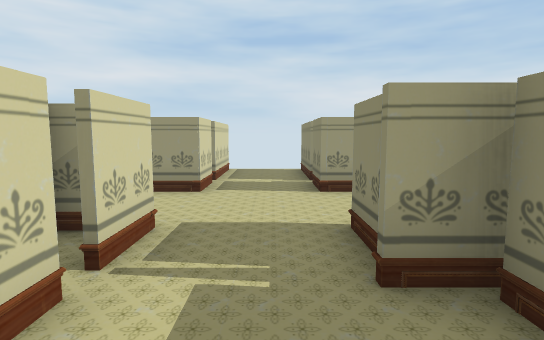
[1] (above)

12 first-person views from a walk through a Unity game level. The camera is 1.2 m above the floor, tilts 6° down and sees 80° across. The floor is counted in squares, 1 m on a side. Each view is taken from the middle of a square. On the plan, view 1 faces up. The plan holds only what a view shows up to about 14 squares ahead; the rest is blank. The place goes on beyond the plan. The player is left out. Some animated figures are left out. Door leaves are left out, so doorways stand open.

[2]
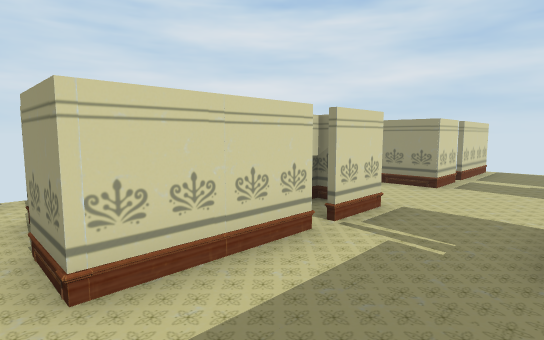

[3]
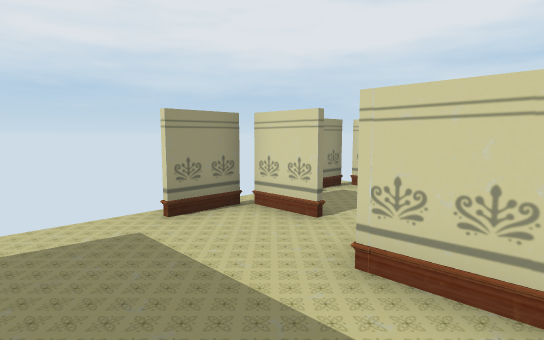

[4]
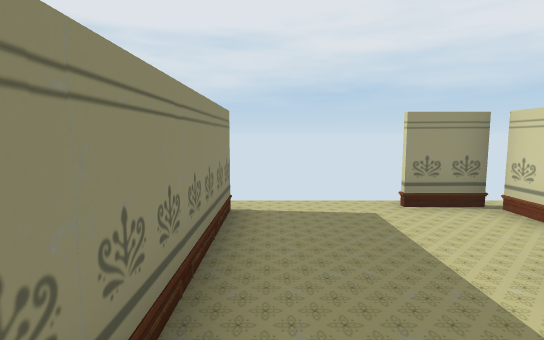

[5]
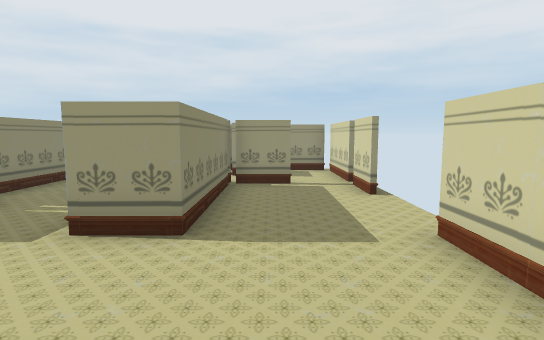

[6]
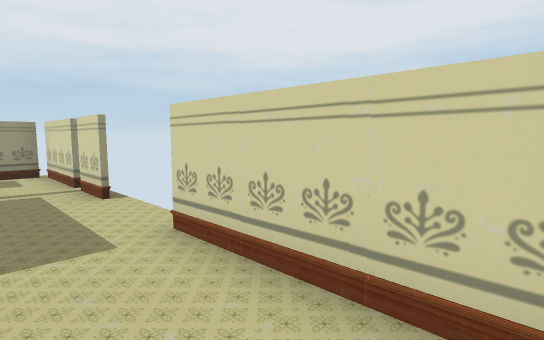

[7]
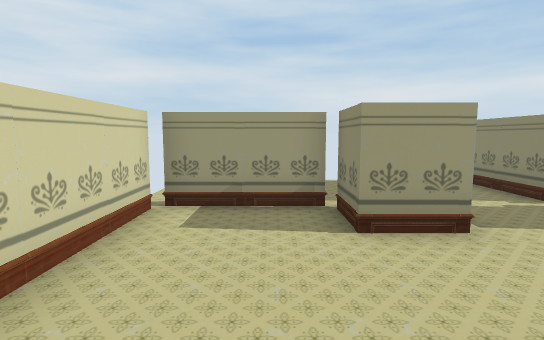

[8]
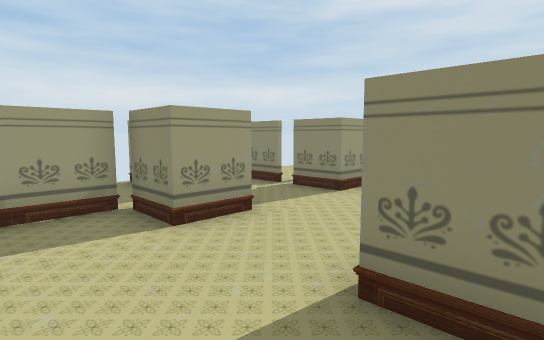

[9]
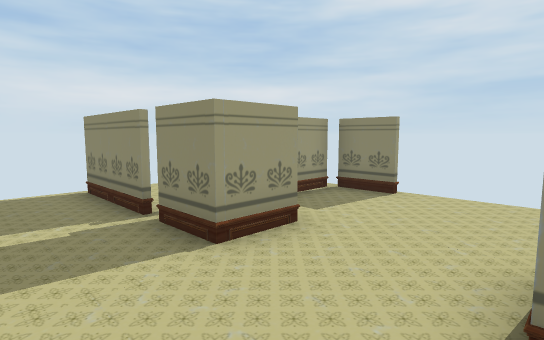

[10]
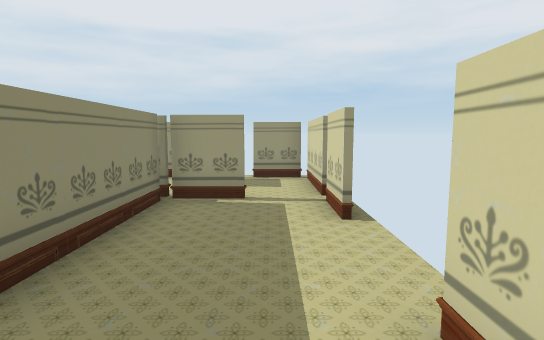

[11]
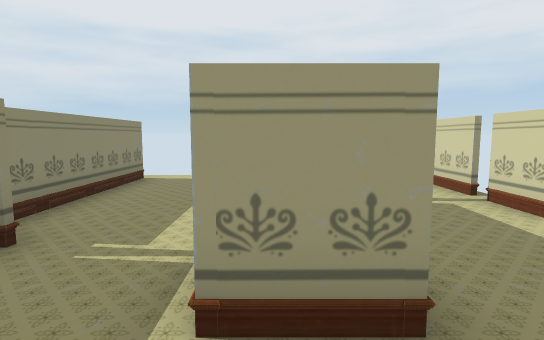

[12]
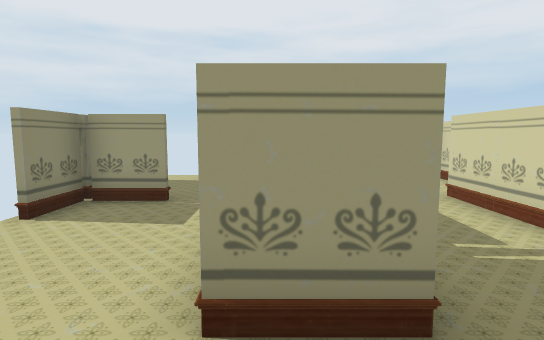

### Floor plan
Points are (right, up) in squares from view 1. A wall is a line through its corners. A room is listed if a view was taken in it or the views show most of it. See-through windows are left out.
Room 1 (views 1, 2, 3, 4)
walls: (1.7, -3.2) (1.7, 2.5) (0.8, 2.5); (-2.8, -1.8) (-2.8, -3.4) (-1.1, -3.4); (-1.5, 2.4) (-1.5, -0.5) (-3, -0.5)
ways out: open door at (-0.3, 2.7) to room 3; open door at (-3, -1) to room 5
Room 2 (views 5, 6, 7, 8, 10, 11)
walls: (-1.5, 6.9) (-2.9, 6.9) (-2.9, 8.5) (-6, 8.5) (-6, 4.1); (-6, 1.5) (-6, 0); (-4.5, -0.1) (-2.9, -0.1) (-2.9, 4.2) (-1.5, 4.2)
ways out: opening at (-2.5, 5.5) to room 3; open door at (-5.5, 0) to room 5; gap at (-6, 8)
Room 3 (view 9)
walls: (-1.5, 4.2) (-1.5, 2.8); (1, 6.9) (1, 8.4); (-1.5, 8.4) (-1.5, 6.9); (-2.8, 4) (-2.8, 3.8); (1, 3) (1, 4.2)
ways out: open door at (-0.3, 2.7) to room 1; opening at (-2.5, 5.5) to room 2; opening at (1.5, 5.5) to room 4; open door at (0, 8.8) to room 6
Room 4 (view 12)
walls: (2.5, 6.9) (1, 6.9); (5.5, 6.9) (5.5, 8.5) (4.2, 8.5); (1, 4.2) (2.5, 4.2); (3.9, 0.1) (5.5, 0.1) (5.5, 1.5)
ways out: opening at (1.5, 5.5) to room 3; open door at (3, 0); gap at (6, 8)
Room 5 (no view inside)
walls: (-6, -0.4) (-6, -3.4) (-4.4, -3.4)
ways out: open door at (-3, -1) to room 1; open door at (-5.5, 0) to room 2; gap at (-6, -3)
Room 6 (no view inside)
walls: (-1.5, 11.6) (-1.5, 8.8); (1, 8.8) (1, 11.6)
ways out: open door at (0, 8.8) to room 3; open door at (-0.5, 12)

Positions as (right, up) in squares from view 1, and headings:
1: (0, 0), facing up
2: (1, -1), facing up-left
3: (1, 1), facing down-left
4: (1, 2), facing down
5: (-4, 8), facing down
6: (-4, 8), facing down-left
7: (-4, 3), facing up
8: (-5, 3), facing up-right
9: (-1, 4), facing up-right
10: (-5, 6), facing down
11: (-2, 6), facing down
12: (2, 6), facing down
